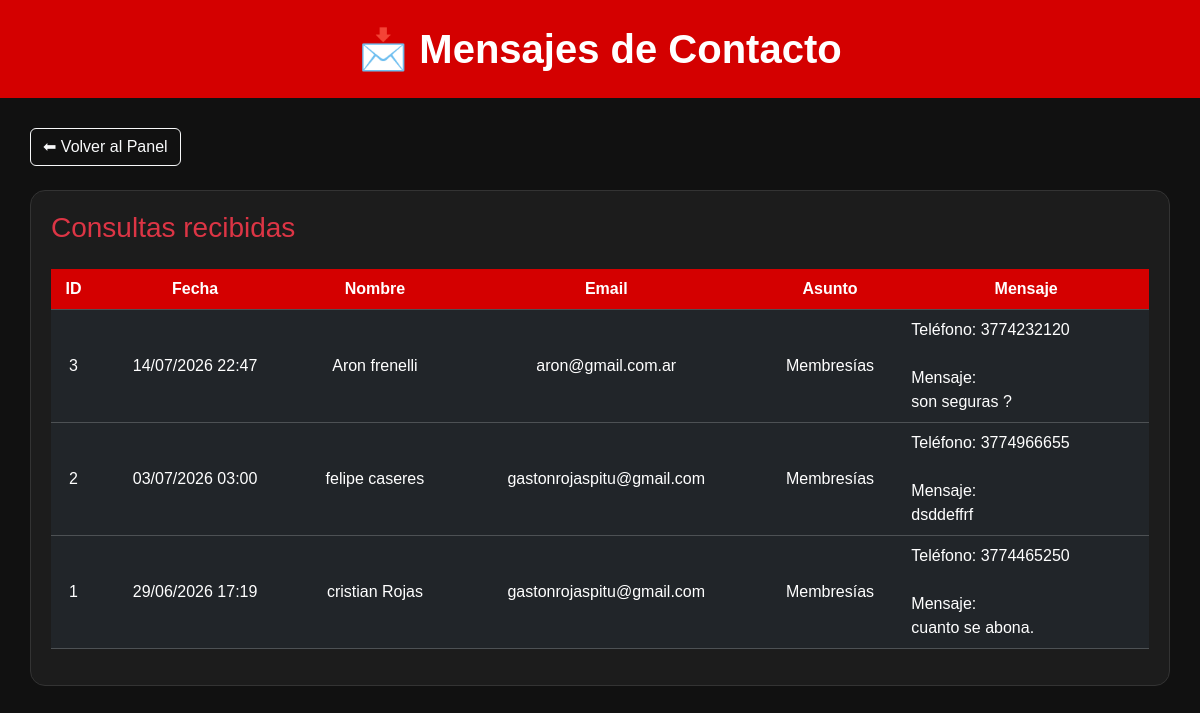
/admin/contacto_web.php (signed in), run on the app's committed database.
### tables this page shows
CREATE TABLE `contacto_web` (
  `id_contacto` int(11) NOT NULL AUTO_INCREMENT,
  `nombre` varchar(100) NOT NULL,
  `email` varchar(100) NOT NULL,
  `asunto` varchar(100) NOT NULL,
  `mensaje` text NOT NULL,
  `fecha_envio` datetime NOT NULL DEFAULT current_timestamp(),
  PRIMARY KEY (`id_contacto`)
);

### admin/contacto_web.php (the view, shortened to what this page needs)
<?php
include(__DIR__ . "/../php/conexion.php");
$sql = "SELECT * FROM contacto_web ORDER BY fecha_envio DESC";
$resultado = mysqli_query($conexion, $sql);
function formatoFecha($fecha) {
    return date("d/m/Y H:i", strtotime($fecha));
}
?>
<!DOCTYPE html>
<html lang="es">
<head>
<link href="https://cdn.jsdelivr.net/npm/bootstrap@5.3.7/dist/css/bootstrap.min.css" rel="stylesheet">
</head>
<body>
<div class="header">
    <h1>📩 Mensajes de Contacto</h1>
</div>
<div class="contenido">
    <div class="mb-4">
        <a href="dashboard.php" class="btn btn-outline-light">
            ⬅ Volver al Panel
        </a>
    </div>
    <div class="table-box">
        <h3 class="text-danger mb-4">Consultas recibidas</h3>
        <?php if (mysqli_num_rows($resultado) > 0): ?>
            <div class="table-responsive">
                <table class="table table-dark table-hover text-center align-middle">
                    <thead>
                        <tr>
                            <th>ID</th>
                            <th>Fecha</th>
                            <th>Nombre</th>
                            <th>Email</th>
                            <th>Asunto</th>
                            <th>Mensaje</th>
                        </tr>
                    </thead>
                    <tbody>
                        <?php while($fila = mysqli_fetch_assoc($resultado)): ?>
                            <tr>
                                <td><?= $fila['id_contacto'] ?></td>
                                <td>
                                    <?= formatoFecha($fila['fecha_envio']) ?>
                                </td>
                                <td>
                                    <?= htmlspecialchars($fila['nombre']) ?>
                                </td>
                                <td>
                                    <?= htmlspecialchars($fila['email']) ?>
                                </td>
                                <td>
                                    <?= htmlspecialchars($fila['asunto']) ?>
                                </td>
                                <td style="max-width:350px; text-align:left;">
                                    <?= nl2br(htmlspecialchars($fila['mensaje'])) ?>
                                </td>
                            </tr>
                        <?php endwhile; ?>
                    </tbody>
                </table>
            </div>
        <?php else: ?>
            <p class="text-secondary text-center">
                No hay mensajes de contacto todavía.
            </p>
        <?php endif; ?>
    </div>
</div>
</body>
</html>

### admin/contacto_web.php (style rules this page uses)
body { background: #111; color: white; font-family: Arial, sans-serif; }
.header { background: #d40000; padding: 25px; text-align: center; }
.header h1 { margin: 0; font-weight: bold; }
.contenido { padding: 30px; }
.table-box { background: #1c1c1c; padding: 20px; border-radius: 15px; border: 1px solid #333; }
.table-dark th { background: #d40000; color: white; }

### data on the page
contacto_web: id_contacto "3", fecha_envio "14/07/2026 22:47", nombre "Aron frenelli", email "aron@gmail.com.ar", asunto "Membresías", mensaje "Teléfono: 3774232120 Mensaje: son seguras ?"
contacto_web: id_contacto "2", fecha_envio "03/07/2026 03:00", nombre "felipe caseres", email "gastonrojaspitu@gmail.com", asunto "Membresías", mensaje "Teléfono: 3774966655 Mensaje: dsddeffrf"
contacto_web: id_contacto "1", fecha_envio "29/06/2026 17:19", nombre "cristian Rojas", email "gastonrojaspitu@gmail.com", asunto "Membresías", mensaje "Teléfono: 3774465250 Mensaje: cuanto se abona."
